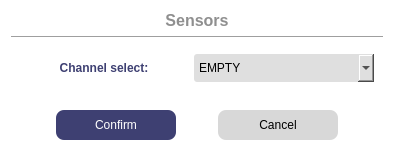
<?xml version="1.0" encoding="UTF-8"?>
<ui version="4.0">
 <class>WChannelSelect</class>
 <widget class="QDialog" name="WChannelSelect">
  <property name="geometry">
   <rect>
    <x>0</x>
    <y>0</y>
    <width>394</width>
    <height>160</height>
   </rect>
  </property>
  <property name="windowTitle">
   <string>AUX channel selection</string>
  </property>
  <property name="styleSheet">
   <string notr="true">#WChannelSelect {
 background-color:white;
 border-radius: 5px;
}
#label{
 color: #3E4072;
 font-weight: 800;
}
#label_Title{
 color: #8F8F8F;
 font-weight: 600;
}
QLineEdit,
QComboBox {
 background-color:#DFDFDF;
 border-radius: 3px;
 color: black;
}
#pushButton_Confirm,
#pushButton_Cancel {
 border: none;
 border-radius: 8px;
}
#pushButton_Confirm {
 color: white;
 background-color: #3E4072;
}
#pushButton_Confirm:hover {
 color: white;
 background-color: #595D89;
}
#pushButton_Cancel {
 background-color: #D8D8D8;
}
#pushButton_Cancel:hover {
 background-color: #ACACAC;
}</string>
  </property>
  <layout class="QVBoxLayout" name="verticalLayout">
   <item>
    <widget class="QLabel" name="label_Title">
     <property name="font">
      <font>
       <pointsize>12</pointsize>
       <fontweight>DemiBold</fontweight>
      </font>
     </property>
     <property name="text">
      <string>Sensors</string>
     </property>
     <property name="alignment">
      <set>Qt::AlignCenter</set>
     </property>
    </widget>
   </item>
   <item>
    <widget class="Line" name="line">
     <property name="orientation">
      <enum>Qt::Horizontal</enum>
     </property>
    </widget>
   </item>
   <item>
    <widget class="QWidget" name="widget" native="true">
     <layout class="QGridLayout" name="gridLayout" columnstretch="1,3">
      <item row="0" column="1">
       <widget class="QComboBox" name="comboBox_ChannelSelect">
        <property name="minimumSize">
         <size>
          <width>180</width>
          <height>28</height>
         </size>
        </property>
        <property name="maximumSize">
         <size>
          <width>180</width>
          <height>16777215</height>
         </size>
        </property>
        <item>
         <property name="text">
          <string>EMPTY</string>
         </property>
        </item>
        <item>
         <property name="text">
          <string>Ammonium</string>
         </property>
        </item>
        <item>
         <property name="text">
          <string>Chloride</string>
         </property>
        </item>
        <item>
         <property name="text">
          <string>Fluoride</string>
         </property>
        </item>
        <item>
         <property name="text">
          <string>Nitrate</string>
         </property>
        </item>
        <item>
         <property name="text">
          <string>Calcium</string>
         </property>
        </item>
        <item>
         <property name="text">
          <string>Turbidity</string>
         </property>
        </item>
        <item>
         <property name="text">
          <string>Chlorophyll</string>
         </property>
        </item>
        <item>
         <property name="text">
          <string>BGA-PC</string>
         </property>
        </item>
        <item>
         <property name="text">
          <string>BGA-PE</string>
         </property>
        </item>
        <item>
         <property name="text">
          <string>Rhodamine</string>
         </property>
        </item>
        <item>
         <property name="text">
          <string>Fluorescein</string>
         </property>
        </item>
        <item>
         <property name="text">
          <string>Refined Oil</string>
         </property>
        </item>
        <item>
         <property name="text">
          <string>CDOM</string>
         </property>
        </item>
        <item>
         <property name="text">
          <string>Crude Oil</string>
         </property>
        </item>
        <item>
         <property name="text">
          <string>Tryptophan</string>
         </property>
        </item>
       </widget>
      </item>
      <item row="0" column="0">
       <widget class="QLabel" name="label">
        <property name="text">
         <string>Channel select:</string>
        </property>
        <property name="alignment">
         <set>Qt::AlignCenter</set>
        </property>
       </widget>
      </item>
     </layout>
    </widget>
   </item>
   <item>
    <spacer name="verticalSpacer">
     <property name="orientation">
      <enum>Qt::Vertical</enum>
     </property>
     <property name="sizeHint" stdset="0">
      <size>
       <width>20</width>
       <height>0</height>
      </size>
     </property>
    </spacer>
   </item>
   <item>
    <widget class="QWidget" name="widget_3" native="true">
     <layout class="QHBoxLayout" name="horizontalLayout">
      <item>
       <widget class="QPushButton" name="pushButton_Confirm">
        <property name="minimumSize">
         <size>
          <width>0</width>
          <height>30</height>
         </size>
        </property>
        <property name="maximumSize">
         <size>
          <width>120</width>
          <height>16777215</height>
         </size>
        </property>
        <property name="text">
         <string>Confirm</string>
        </property>
       </widget>
      </item>
      <item>
       <widget class="QPushButton" name="pushButton_Cancel">
        <property name="minimumSize">
         <size>
          <width>120</width>
          <height>30</height>
         </size>
        </property>
        <property name="maximumSize">
         <size>
          <width>120</width>
          <height>16777215</height>
         </size>
        </property>
        <property name="text">
         <string>Cancel</string>
        </property>
       </widget>
      </item>
     </layout>
    </widget>
   </item>
  </layout>
 </widget>
 <resources/>
 <connections>
  <connection>
   <sender>pushButton_Confirm</sender>
   <signal>clicked()</signal>
   <receiver>WChannelSelect</receiver>
   <slot>accept()</slot>
   <hints>
    <hint type="sourcelabel">
     <x>162</x>
     <y>140</y>
    </hint>
    <hint type="destinationlabel">
     <x>174</x>
     <y>235</y>
    </hint>
   </hints>
  </connection>
  <connection>
   <sender>pushButton_Cancel</sender>
   <signal>clicked()</signal>
   <receiver>WChannelSelect</receiver>
   <slot>reject()</slot>
   <hints>
    <hint type="sourcelabel">
     <x>321</x>
     <y>121</y>
    </hint>
    <hint type="destinationlabel">
     <x>353</x>
     <y>189</y>
    </hint>
   </hints>
  </connection>
 </connections>
</ui>
